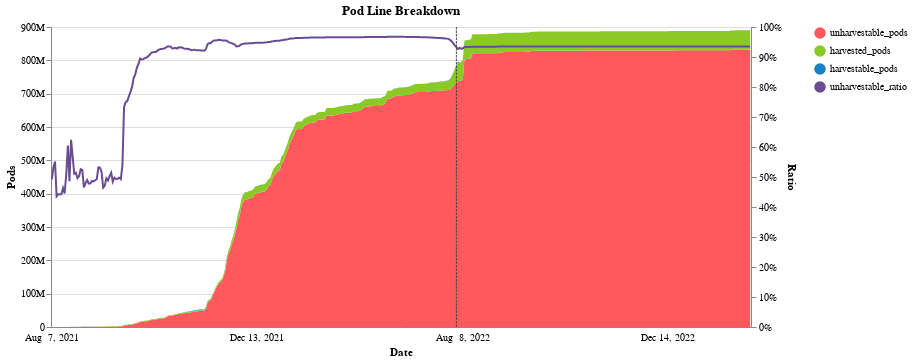

Notebook code cell kept with this figure:
### Code cell
colors = {
    'unharvestable_pods': '#ff595e', 
    'harvested_pods': "#8ac926", 
    'harvestable_pods': "#1982c4", 
    'unharvestable_ratio': "#6a4c93", 
} 
c = (
    chart(
        df, 
        "timestamp", 
        lmetrics=['unharvestable_pods', 'harvested_pods', 'harvestable_pods',], 
        rmetrics=['unharvestable_ratio'],
        lstrategy="stack_area", 
        rstrategy="line",
        title="Pod Line Breakdown", 
        tooltip_formats={
            'unharvestable_pods': ',d', 
            'harvested_pods': ',d', 
            'harvestable_pods': ',d', 
            'unharvestable_ratio': '.0%', 
        },
        yaxis_left_kwargs=dict(title="Pods", format=".3~s"), 
        yaxis_right_kwargs=dict(title="Ratio", format=".0%"), 
        dual_axes=True, 
        colors=colors, 
        show_exploit_rule=True, 
        exploit_day=16, 
    )
)

css_lines = css_tooltip_timeseries_multi_colored(value_vars, colors) 
css = "\n".join(css_lines)

apply_css("")
# apply_css(css)

c

### Figure 1 — Vega-Lite specification as saved in the notebook (floating-point values rounded to 4 significant figures; data arrays with more than 128 entries replaced by an {"elided": "..."} marker saying what was removed)
{"config": {"view": {"continuousWidth": 400, "continuousHeight": 300}}, "layer": [{"mark": "area", "encoding": {"color": {"field": "variable", "legend": {"title": null}, "scale": {"domain": ["unharvestable_pods", "harvested_pods", "harvestable_pods", "unharvestable_ratio"], "range": ["#ff595e", "#8ac926", "#1982c4", "#6a4c93"]}, "type": "nominal"}, "order": {"field": "stack_order", "sort": "ascending", "type": "quantitative"}, "x": {"axis": {"formatType": "time", "labelAngle": 0, "labelExpr": "timeFormat(toDate(datum.value), '%b %e, %Y')", "labelOverlap": true, "labelPadding": 5, "labelSeparation": 50, "ticks": false, "title": "Date"}, "field": "timestamp", "type": "ordinal"}, "y": {"axis": {"format": ".3~s", "title": "Pods"}, "field": "value", "type": "quantitative"}}, "title": "Pod Line Breakdown", "transform": [{"calculate": "datum['variable'] === 'unharvestable_pods' ? 0 :  datum['variable'] === 'harvested_pods' ? 1 :  datum['variable'] === 'harvestable_pods' ? 2 :  datum['variable'] === 'unharvestable_ratio' ? 3 : 4", "as": "stack_order"}, {"filter": "datum['variable'] == 'unharvestable_pods' | datum['variable'] == 'harvested_pods' | datum['variable'] == 'harvestable_pods'"}], "width": 700}, {"layer": [{"mark": "line", "encoding": {"color": {"field": "variable", "legend": {"title": null}, "scale": {"domain": ["unharvestable_pods", "harvested_pods", "harvestable_pods", "unharvestable_ratio"], "range": ["#ff595e", "#8ac926", "#1982c4", "#6a4c93"]}, "type": "nominal"}, "order": {"field": "stack_order", "sort": "ascending", "type": "quantitative"}, "x": {"axis": {"formatType": "time", "labelAngle": 0, "labelExpr": "timeFormat(toDate(datum.value), '%b %e, %Y')", "labelOverlap": true, "labelPadding": 5, "labelSeparation": 50, "ticks": false, "title": "Date"}, "field": "timestamp", "type": "ordinal"}, "y": {"axis": {"format": ".0%", "title": "Ratio"}, "field": "value", "type": "quantitative"}}, "title": "Pod Line Breakdown", "transform": [{"calculate": "datum['variable'] === 'unharvestable_pods' ? 0 :  datum['variable'] === 'harvested_pods' ? 1 :  datum['variable'] === 'harvestable_pods' ? 2 :  datum['variable'] === 'unharvestable_ratio' ? 3 : 4", "as": "stack_order"}, {"filter": "datum['variable'] == 'unharvestable_ratio'"}], "width": 700}, {"mark": {"type": "rule", "color": "#474440", "opacity": 1, "strokeDash": [2.5, 1]}, "encoding": {"x": {"axis": {"formatType": "time", "labelAngle": 0, "labelExpr": "timeFormat(toDate(datum.value), '%b %e, %Y')", "labelOverlap": true, "labelPadding": 5, "labelSeparation": 50, "ticks": false, "title": "Date"}, "field": "timestamp", "type": "ordinal"}}, "title": "Pod Line Breakdown", "transform": [{"calculate": "datum['variable'] === 'unharvestable_pods' ? 0 :  datum['variable'] === 'harvested_pods' ? 1 :  datum['variable'] === 'harvestable_pods' ? 2 :  datum['variable'] === 'unharvestable_ratio' ? 3 : 4", "as": "stack_order"}, {"pivot": "variable", "value": "value", "groupby": ["timestamp"]}, {"filter": "\n            year(datum['timestamp']) === 2022 && \n            month(datum['timestamp']) === 3 && \n            date(datum['timestamp']) === 16 \n        "}], "width": 700}, {"mark": {"type": "rule", "color": "#878787"}, "encoding": {"opacity": {"condition": {"value": 1, "selection": "selector002"}, "value": 0}, "tooltip": [{"field": "timestamp", "timeUnit": "yearmonthdate", "title": "date", "type": "ordinal"}, {"field": "unharvestable_pods", "format": ",d", "type": "quantitative"}, {"field": "harvested_pods", "format": ",d", "type": "quantitative"}, {"field": "harvestable_pods", "format": ",d", "type": "quantitative"}, {"field": "unharvestable_ratio", "format": ".0%", "type": "quantitative"}], "x": {"axis": {"formatType": "time", "labelAngle": 0, "labelExpr": "timeFormat(toDate(datum.value), '%b %e, %Y')", "labelOverlap": true, "labelPadding": 5, "labelSeparation": 50, "ticks": false, "title": "Date"}, "field": "timestamp", "type": "ordinal"}}, "selection": {"selector002": {"type": "single", "fields": ["timestamp"], "nearest": true, "on": "mouseover", "empty": "none", "clear": "mouseout"}}, "title": "Pod Line Breakdown", "transform": [{"calculate": "datum['variable'] === 'unharvestable_pods' ? 0 :  datum['variable'] === 'harvested_pods' ? 1 :  datum['variable'] === 'harvestable_pods' ? 2 :  datum['variable'] === 'unharvestable_ratio' ? 3 : 4", "as": "stack_order"}, {"pivot": "variable", "value": "value", "groupby": ["timestamp"]}], "width": 700}]}], "data": {"name": "data-df40e76f21d7ccab3ed762462ae7856a"}, "resolve": {"axis": {"y": "independent"}, "scale": {"y": "independent"}}, "$schema": "https://vega.github.io/schema/vega-lite/v4.17.0.json", "datasets": {"data-df40e76f21d7ccab3ed762462ae7856a": {"elided": "1744 records"}}}
